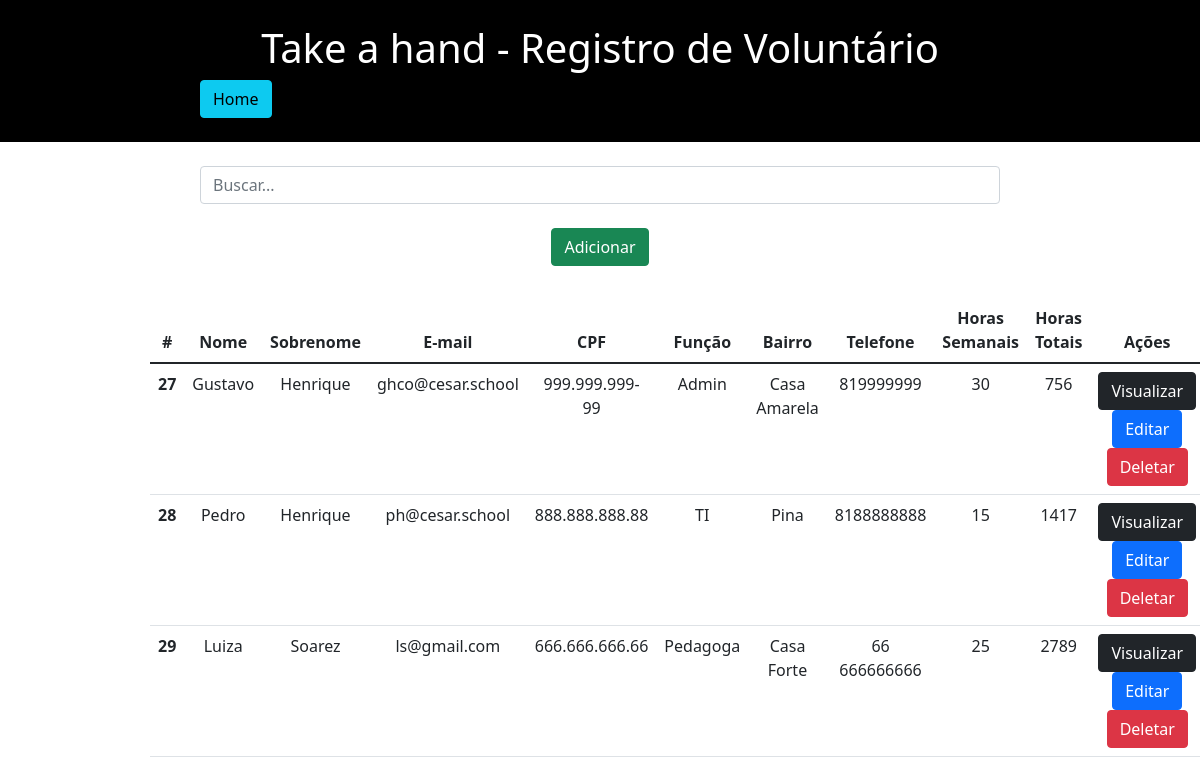
/crud/, run on the app's committed database.
### ERP/models.py (models this page shows)
class Voluntarios(models.Model):
    nome = models.CharField(max_length=30)
    sobrenome = models.CharField(max_length=30)
    email = models.EmailField(max_length=30) # t
    cpf = models.CharField(max_length=30) # t
    funcao = models.CharField(max_length=30)
    bairro = models.CharField(max_length=30) # t
    telefone = models.CharField(max_length=30) # t
    horas_semanais = models.IntegerField()
    horas_contribuidas = models.IntegerField()

### ERP/views.py (the view)
# urls.py: path('crud/', crud, name='crud'),
def crud(request):
    data = {}
    search = request.GET.get('search')
    if search:
        data['db'] = Voluntarios.objects.filter(nome__icontains=search)
    else:
        data['db'] = Voluntarios.objects.all()
    return render(request, 'crud.html', data)

### ERP/templates/crud.html (shortened to what this page needs)
<!DOCTYPE html>
<html lang="pt-br">
<head>
	<link href="https://cdn.jsdelivr.net/npm/bootstrap@5.1.3/dist/css/bootstrap.min.css" rel="stylesheet">
</head>
<body>
	<div class="col-auto m-auto pt-4 pb-4 text-center bg-black text-white">
		<h1>Take a hand - Registro de Voluntário</h1>
		<div class="col-8 m-auto pt-0 pb-0 text-start">
			<a href="/" class="btn btn-info">Home</a>
		</div>
	</div>
	<div class="col-8 m-auto pt-4 pb-2 text-center">
		<form method="get">
			<input type="text" id="search" name="search" class="form-control" placeholder="Buscar...">
		</form>
	</div>
	<div class="col-8 m-auto pt-3 pb-2 text-center">
		<a href="/form" class="btn btn-success">Adicionar</a>
	</div>
	<div class="col-9 m-auto pt-4 pb-2 text-center">
		<table class="table">
			<thead class="thead-dark">
			  <tr>
				<th scope="col">#</th>
				<th scope="col">Nome</th>
				<th scope="col">Sobrenome</th>
				<th scope="col">E-mail</th>
				<th scope="col">CPF</th>
				<th scope="col">Função</th>
				<th scope="col">Bairro</th>
				<th scope="col">Telefone</th>
				<th scope="col">Horas Semanais</th>
				<th scope="col">Horas Totais</th>
				<th scope="col">Ações</th>
			  </tr>
			</thead>
			<tbody>
			{% for dbs in db%}
			  <tr>
				<th>{{dbs.id}}</th>
				<td>{{dbs.nome}}</td>
				<td>{{dbs.sobrenome}}</td>
				<td>{{dbs.email}}</td>
				<td>{{dbs.cpf}}</td>
				<td>{{dbs.funcao}}</td>
				<td>{{dbs.bairro}}</td>
				<td>{{dbs.telefone}}</td>
				<td>{{dbs.horas_semanais}}</td>
				<td>{{dbs.horas_contribuidas}}</td>
				<td>
					<a href="/view/{{dbs.id}}/" class="btn btn-dark">Visualizar</a>
					<a href="/edit/{{dbs.id}}/" class="btn btn-primary">Editar</a>
					<a href="/delete/{{dbs.id}}/" class="btn btn-danger btnDel">Deletar</a>
				</td>
			  </tr>
			{% endfor %}
		</table>
	</div>
     {% load static %}
 </body>
</html>

### data on the page
Voluntarios: id "27", nome "Gustavo", sobrenome "Henrique", email "ghco@cesar.school", cpf "999.999.999-99", funcao "Admin", bairro "Casa Amarela", telefone "819999999", horas_semanais "30", horas_contribuidas "756"
Voluntarios: id "28", nome "Pedro", sobrenome "Henrique", email "ph@cesar.school", cpf "888.888.888.88", funcao "TI", bairro "Pina", telefone "8188888888", horas_semanais "15", horas_contribuidas "1417"
Voluntarios: id "29", nome "Luiza", sobrenome "Soarez", email "ls@gmail.com", cpf "666.666.666.66", funcao "Pedagoga", bairro "Casa Forte", telefone "66 666666666", horas_semanais "25", horas_contribuidas "2789"
